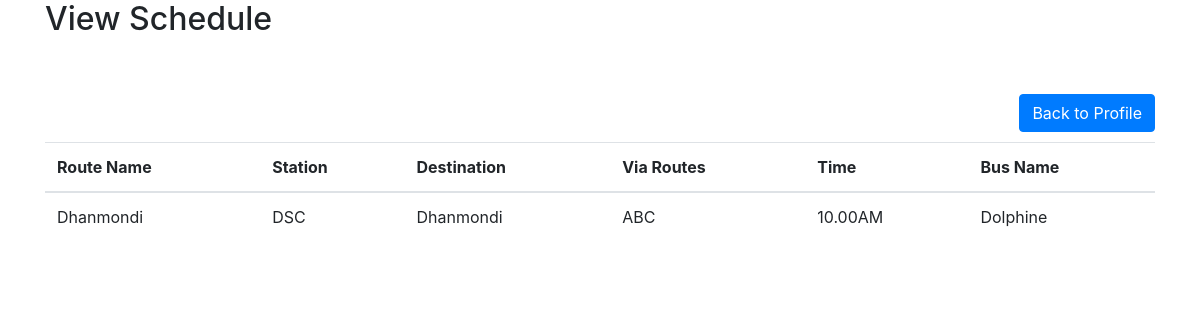
Page /view_schedule.php on the committed database.
### tables this page shows
CREATE TABLE `routes` (
  `route_id` int(11) NOT NULL,
  `route_name` varchar(255) NOT NULL,
  `station` varchar(255) NOT NULL,
  `destination` varchar(255) NOT NULL,
  `via_routes` varchar(255) DEFAULT NULL,
  `time` varchar(255) NOT NULL,
  `bus_id` int(11) DEFAULT NULL
);

CREATE TABLE `buses` (
  `bus_id` int(11) NOT NULL,
  `bus_name` varchar(255) NOT NULL,
  `registration_no` varchar(20) NOT NULL,
  `seat_no` int(11) NOT NULL,
  `driver_id` int(11) NOT NULL,
  `staff_id` int(11) NOT NULL
);

### view_schedule.php (the view, shortened to what this page needs)
<!DOCTYPE html>
<html lang="en">
<head>
    <link rel="stylesheet" href="https://stackpath.bootstrapcdn.com/bootstrap/4.5.2/css/bootstrap.min.css">
</head>
<body>
    <div class="container">
        <h2>View Schedule</h2><br><br>
        <a href="profile.php" class="btn btn-primary float-right">Back to Profile</a><br><br>
        <table class="table">
            <thead>
                <tr>
                    <th>Route Name</th>
                    <th>Station</th>
                    <th>Destination</th>
                    <th>Via Routes</th>
                    <th>Time</th>
                    <th>Bus Name</th>
                </tr>
            </thead>
            <tbody>
                <?php
                include 'db_connection.php';
                $query = "SELECT * FROM routes";
                $result = mysqli_query($connection, $query);
                while ($row = mysqli_fetch_assoc($result)) {
                    echo '<tr>';
                    echo '<td>' . $row['route_name'] . '</td>';
                    echo '<td>' . $row['station'] . '</td>';
                    echo '<td>' . $row['destination'] . '</td>';
                    echo '<td>' . $row['via_routes'] . '</td>';
                    echo '<td>' . $row['time'] . '</td>';
                    echo '<td>' . getBusName($connection, $row['bus_id']) . '</td>';
                    echo '</tr>';
                }
                function getBusName($connection, $bus_id) {
                    $query = "SELECT bus_name FROM buses WHERE bus_id = ?";
                    $stmt = mysqli_prepare($connection, $query);
                    mysqli_stmt_bind_param($stmt, 'i', $bus_id);
                    mysqli_stmt_execute($stmt);
                    $result = mysqli_stmt_get_result($stmt);
                    $row = mysqli_fetch_assoc($result);
                    return $row['bus_name'];
                }
                ?>
            </tbody>
        </table>
    </div>
</body>
</html>

### rows in the picture
routes: route_name "Dhanmondi", station "DSC", destination "Dhanmondi", via_routes "ABC", time "10.00AM", bus.bus_name "Dolphine"
